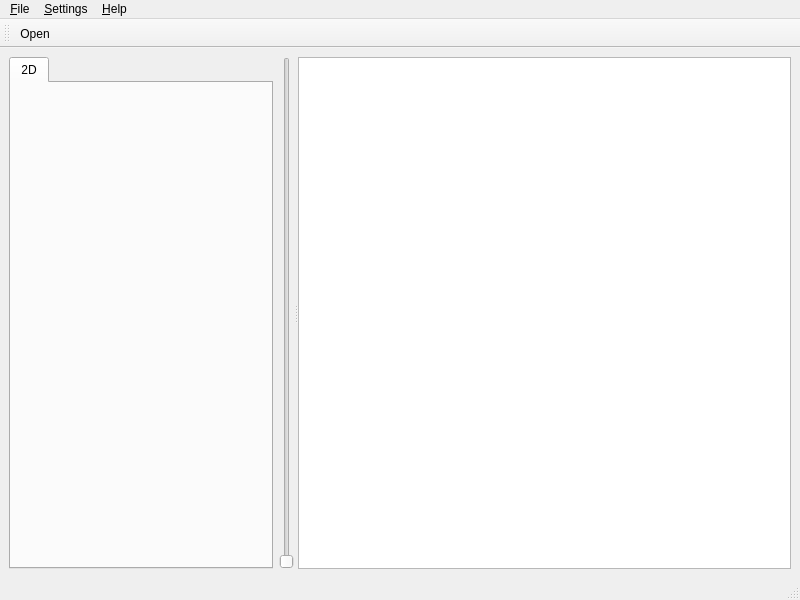
<?xml version="1.0" encoding="UTF-8"?>
<ui version="4.0">
 <class>GCViewerMW</class>
 <widget class="QMainWindow" name="GCViewerMW">
  <property name="geometry">
   <rect>
    <x>0</x>
    <y>0</y>
    <width>800</width>
    <height>600</height>
   </rect>
  </property>
  <property name="windowTitle">
   <string>G-code viewer</string>
  </property>
  <widget class="QWidget" name="centralwidget">
   <layout class="QHBoxLayout" name="horizontalLayout_4">
    <item>
     <widget class="QSplitter" name="splitter">
      <property name="orientation">
       <enum>Qt::Horizontal</enum>
      </property>
      <widget class="QWidget" name="horizontalLayoutWidget">
       <layout class="QHBoxLayout" name="horizontalLayout">
        <item>
         <widget class="QTabWidget" name="tabWidget">
          <property name="currentIndex">
           <number>0</number>
          </property>
          <widget class="GC2DView" name="gc2DView">
           <attribute name="title">
            <string>2D</string>
           </attribute>
           <layout class="QHBoxLayout" name="horizontalLayout_2"/>
          </widget>
         </widget>
        </item>
        <item>
         <widget class="QSlider" name="layerSlider">
          <property name="enabled">
           <bool>false</bool>
          </property>
          <property name="sizePolicy">
           <sizepolicy hsizetype="Fixed" vsizetype="Expanding">
            <horstretch>0</horstretch>
            <verstretch>0</verstretch>
           </sizepolicy>
          </property>
          <property name="orientation">
           <enum>Qt::Vertical</enum>
          </property>
         </widget>
        </item>
       </layout>
      </widget>
      <widget class="QTreeView" name="gcTreeView">
       <property name="headerHidden">
        <bool>true</bool>
       </property>
      </widget>
     </widget>
    </item>
   </layout>
  </widget>
  <widget class="QMenuBar" name="menubar">
   <property name="geometry">
    <rect>
     <x>0</x>
     <y>0</y>
     <width>800</width>
     <height>25</height>
    </rect>
   </property>
   <widget class="QMenu" name="menu_File">
    <property name="title">
     <string>&amp;File</string>
    </property>
    <addaction name="action_FileOpen"/>
    <addaction name="separator"/>
    <addaction name="action_FileQuit"/>
   </widget>
   <widget class="QMenu" name="menu_Help">
    <property name="title">
     <string>&amp;Help</string>
    </property>
    <addaction name="action_HelpAbout"/>
   </widget>
   <widget class="QMenu" name="menu_Settings">
    <property name="title">
     <string>&amp;Settings</string>
    </property>
    <addaction name="action_SettingsFilament"/>
   </widget>
   <addaction name="menu_File"/>
   <addaction name="menu_Settings"/>
   <addaction name="menu_Help"/>
  </widget>
  <widget class="QStatusBar" name="statusbar"/>
  <widget class="QToolBar" name="toolBar">
   <property name="windowTitle">
    <string>toolBar</string>
   </property>
   <attribute name="toolBarArea">
    <enum>TopToolBarArea</enum>
   </attribute>
   <attribute name="toolBarBreak">
    <bool>false</bool>
   </attribute>
   <addaction name="action_FileOpen"/>
  </widget>
  <action name="action_FileOpen">
   <property name="icon">
    <iconset theme="document-open">
     <normaloff>../../../../../.designer/backup</normaloff>../../../../../.designer/backup</iconset>
   </property>
   <property name="text">
    <string>&amp;Open</string>
   </property>
  </action>
  <action name="action_FileQuit">
   <property name="icon">
    <iconset theme="application-exit">
     <normaloff>../../../../../.designer/backup</normaloff>../../../../../.designer/backup</iconset>
   </property>
   <property name="text">
    <string>&amp;Quit</string>
   </property>
  </action>
  <action name="action_HelpAbout">
   <property name="icon">
    <iconset theme="help-about&#9;">
     <normaloff>../../../../../../../../../../../.designer/backup</normaloff>../../../../../../../../../../../.designer/backup</iconset>
   </property>
   <property name="text">
    <string>&amp;About</string>
   </property>
  </action>
  <action name="action_SettingsFilament">
   <property name="text">
    <string>Filament</string>
   </property>
   <property name="toolTip">
    <string>Filament settings</string>
   </property>
  </action>
 </widget>
 <customwidgets>
  <customwidget>
   <class>GC2DView</class>
   <extends>QWidget</extends>
   <header>GC2DView.h</header>
   <container>1</container>
  </customwidget>
 </customwidgets>
 <resources>
  <include location="gcviewer.qrc"/>
 </resources>
 <connections/>
</ui>
